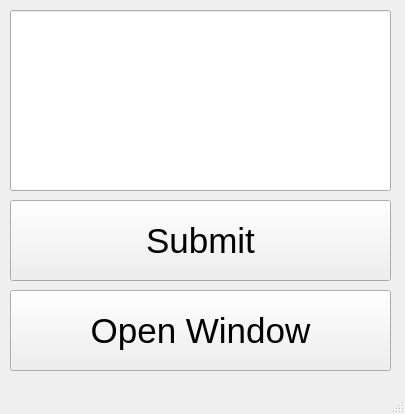
<?xml version="1.0" encoding="UTF-8"?>
<ui version="4.0">
 <class>MainWindow</class>
 <widget class="QMainWindow" name="MainWindow">
  <property name="geometry">
   <rect>
    <x>0</x>
    <y>0</y>
    <width>405</width>
    <height>414</height>
   </rect>
  </property>
  <property name="windowTitle">
   <string>MainWindow</string>
  </property>
  <widget class="QWidget" name="centralwidget">
   <widget class="QPushButton" name="pushButton">
    <property name="geometry">
     <rect>
      <x>10</x>
      <y>200</y>
      <width>381</width>
      <height>81</height>
     </rect>
    </property>
    <property name="font">
     <font>
      <pointsize>26</pointsize>
     </font>
    </property>
    <property name="text">
     <string>Submit</string>
    </property>
   </widget>
   <widget class="QPushButton" name="pushButton_2">
    <property name="geometry">
     <rect>
      <x>10</x>
      <y>290</y>
      <width>381</width>
      <height>81</height>
     </rect>
    </property>
    <property name="font">
     <font>
      <pointsize>26</pointsize>
     </font>
    </property>
    <property name="text">
     <string>Open Window</string>
    </property>
   </widget>
   <widget class="QLineEdit" name="lineEdit">
    <property name="geometry">
     <rect>
      <x>10</x>
      <y>10</y>
      <width>381</width>
      <height>181</height>
     </rect>
    </property>
    <property name="font">
     <font>
      <pointsize>16</pointsize>
     </font>
    </property>
   </widget>
  </widget>
  <widget class="QMenuBar" name="menubar">
   <property name="geometry">
    <rect>
     <x>0</x>
     <y>0</y>
     <width>405</width>
     <height>26</height>
    </rect>
   </property>
  </widget>
  <widget class="QStatusBar" name="statusbar"/>
 </widget>
 <resources/>
 <connections/>
</ui>
